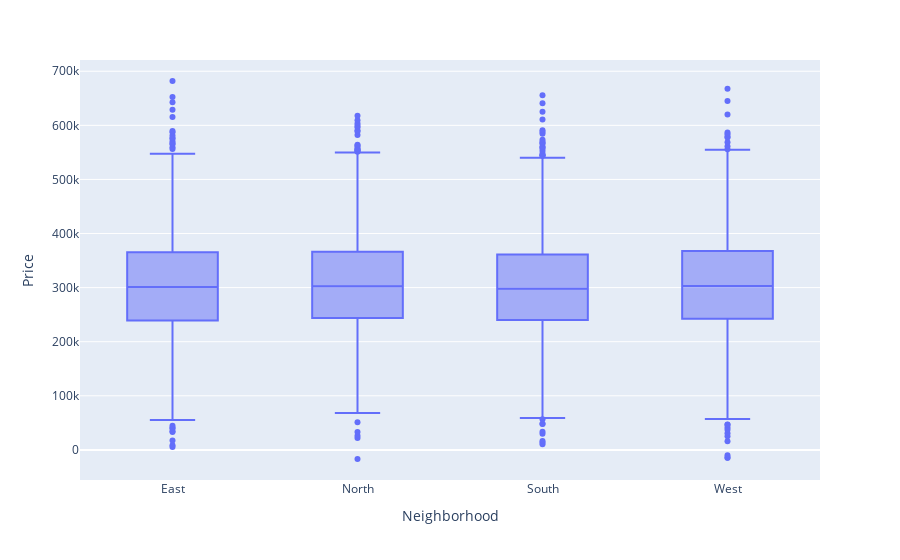

Source (notebook cell):
### Code cell
fig = px.box(df, x=df.Neighborhood, y=df.Price)
fig.show()

### Figure 1 — Plotly figure (JSON) as saved in the notebook; plotly's stock layout.template omitted (floating-point values rounded to 4 significant figures; data arrays with more than 128 entries replaced by an {"elided": "..."} marker saying what was removed)
{"data": [{"alignmentgroup": "True", "hovertemplate": "Neighborhood=%{x}<br>Price=%{y}<extra></extra>", "legendgroup": "", "marker": {"color": "#636efa"}, "name": "", "notched": false, "offsetgroup": "", "orientation": "v", "showlegend": false, "type": "box", "x": {"elided": "10100 str values"}, "x0": " ", "xaxis": "x", "y": {"elided": "10100 float values"}, "y0": " ", "yaxis": "y"}], "layout": {"boxmode": "group", "legend": {"tracegroupgap": 0}, "margin": {"t": 60}, "xaxis": {"anchor": "y", "domain": [0, 1], "title": {"text": "Neighborhood"}}, "yaxis": {"anchor": "x", "domain": [0, 1], "title": {"text": "Price"}}}}
